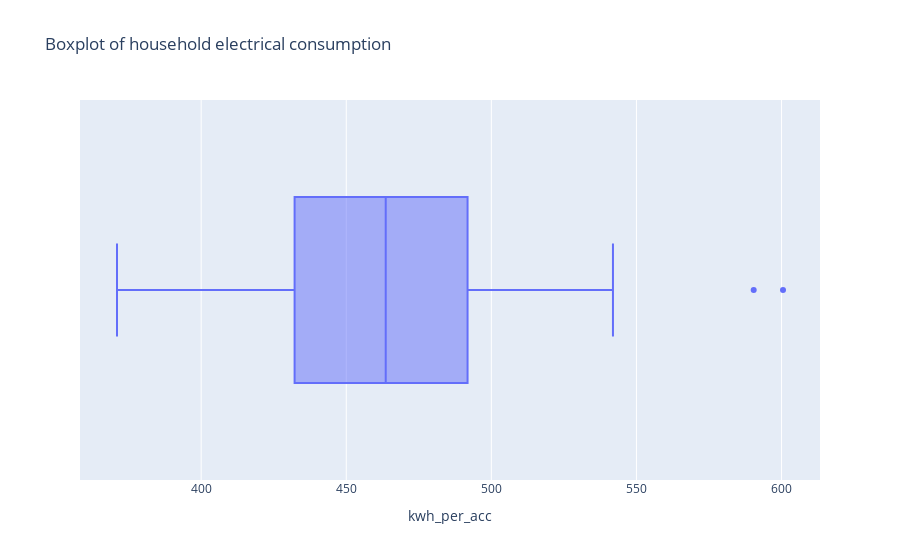

This figure's notebook cell:
### Markdown cell above
As we have found that both total rainfall and household electrical consumption have outliers, we will create boxplots for both of them to identify the outliers.

### Code cell
boxplt = px.box(elec, x = 'kwh_per_acc', hover_data=["date"], title = 'Boxplot of household electrical consumption')
boxplt.show()

### Figure 1 — Plotly figure (JSON) as saved in the notebook; plotly's stock layout.template omitted (floating-point values rounded to 4 significant figures; data arrays with more than 128 entries replaced by an {"elided": "..."} marker saying what was removed)
{"data": [{"alignmentgroup": "True", "customdata": {"elided": "210x1 str values"}, "hovertemplate": "kwh_per_acc=%{x}<br>date=%{customdata[0]}<extra></extra>", "legendgroup": "", "marker": {"color": "#636efa"}, "name": "", "notched": false, "offsetgroup": "", "orientation": "h", "showlegend": false, "type": "box", "x": {"elided": "210 float values"}, "x0": " ", "xaxis": "x", "y0": " ", "yaxis": "y"}], "layout": {"autosize": true, "boxmode": "group", "legend": {"tracegroupgap": 0}, "title": {"text": "Boxplot of household electrical consumption"}, "xaxis": {"anchor": "y", "autorange": true, "domain": [0, 1], "range": [358.2, 613.2], "title": {"text": "kwh_per_acc"}, "type": "linear"}, "yaxis": {"anchor": "x", "autorange": true, "domain": [0, 1], "range": [-0.5, 0.5], "type": "category"}}}
